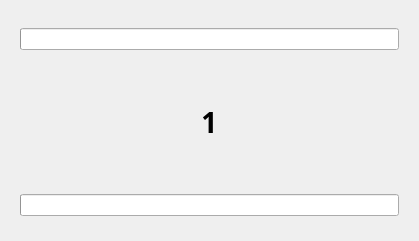
<?xml version="1.0" encoding="UTF-8"?>
<ui version="4.0">
 <class>Form</class>
 <widget class="QWidget" name="Form">
  <property name="geometry">
   <rect>
    <x>0</x>
    <y>0</y>
    <width>419</width>
    <height>241</height>
   </rect>
  </property>
  <property name="windowTitle">
   <string>Form</string>
  </property>
  <layout class="QVBoxLayout" name="verticalLayout">
   <item>
    <widget class="CardWidget" name="CardWidget">
     <layout class="QVBoxLayout" name="verticalLayout_2">
      <item>
       <spacer name="verticalSpacer">
        <property name="orientation">
         <enum>Qt::Vertical</enum>
        </property>
        <property name="sizeType">
         <enum>QSizePolicy::Fixed</enum>
        </property>
        <property name="sizeHint" stdset="0">
         <size>
          <width>20</width>
          <height>8</height>
         </size>
        </property>
       </spacer>
      </item>
      <item>
       <layout class="QHBoxLayout" name="horizontalLayout">
        <item>
         <widget class="IndeterminateProgressRing" name="IndeterminateProgressRing">
          <property name="alignment">
           <set>Qt::AlignCenter</set>
          </property>
         </widget>
        </item>
       </layout>
      </item>
      <item>
       <widget class="TitleLabel" name="TitleLabel">
        <property name="font">
         <font>
          <family>HarmonyOS Sans SC Black</family>
          <pointsize>21</pointsize>
          <bold>true</bold>
         </font>
        </property>
        <property name="text">
         <string>1</string>
        </property>
        <property name="textFormat">
         <enum>Qt::AutoText</enum>
        </property>
        <property name="alignment">
         <set>Qt::AlignCenter</set>
        </property>
       </widget>
      </item>
      <item>
       <widget class="IndeterminateProgressBar" name="IndeterminateProgressBar"/>
      </item>
      <item>
       <spacer name="verticalSpacer_2">
        <property name="orientation">
         <enum>Qt::Vertical</enum>
        </property>
        <property name="sizeType">
         <enum>QSizePolicy::Fixed</enum>
        </property>
        <property name="sizeHint" stdset="0">
         <size>
          <width>20</width>
          <height>5</height>
         </size>
        </property>
       </spacer>
      </item>
     </layout>
    </widget>
   </item>
  </layout>
 </widget>
 <customwidgets>
  <customwidget>
   <class>CardWidget</class>
   <extends>QFrame</extends>
   <header>qfluentwidgets</header>
   <container>1</container>
  </customwidget>
  <customwidget>
   <class>TitleLabel</class>
   <extends>QLabel</extends>
   <header>qfluentwidgets</header>
  </customwidget>
  <customwidget>
   <class>IndeterminateProgressBar</class>
   <extends>QProgressBar</extends>
   <header>qfluentwidgets</header>
  </customwidget>
  <customwidget>
   <class>IndeterminateProgressRing</class>
   <extends>QProgressBar</extends>
   <header>qfluentwidgets</header>
  </customwidget>
 </customwidgets>
 <resources/>
 <connections/>
</ui>
